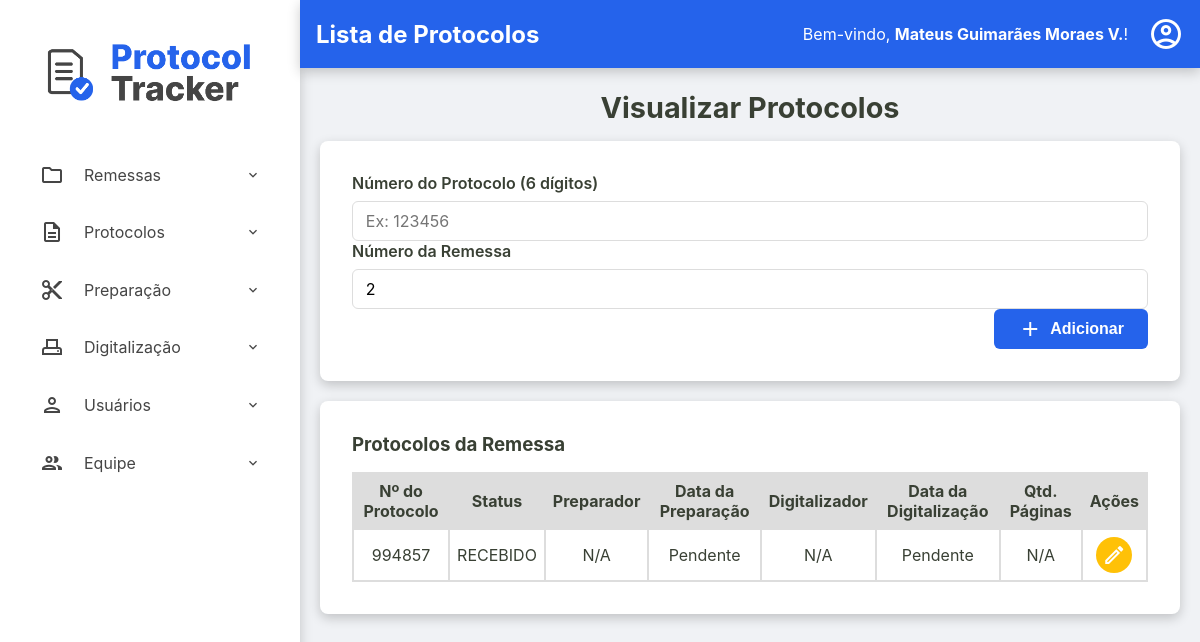
The page /admin/remessas/protocolos?id=401947e9-87bc-4d66-95da-1919781188cb (signed in) on the database as committed earlier.
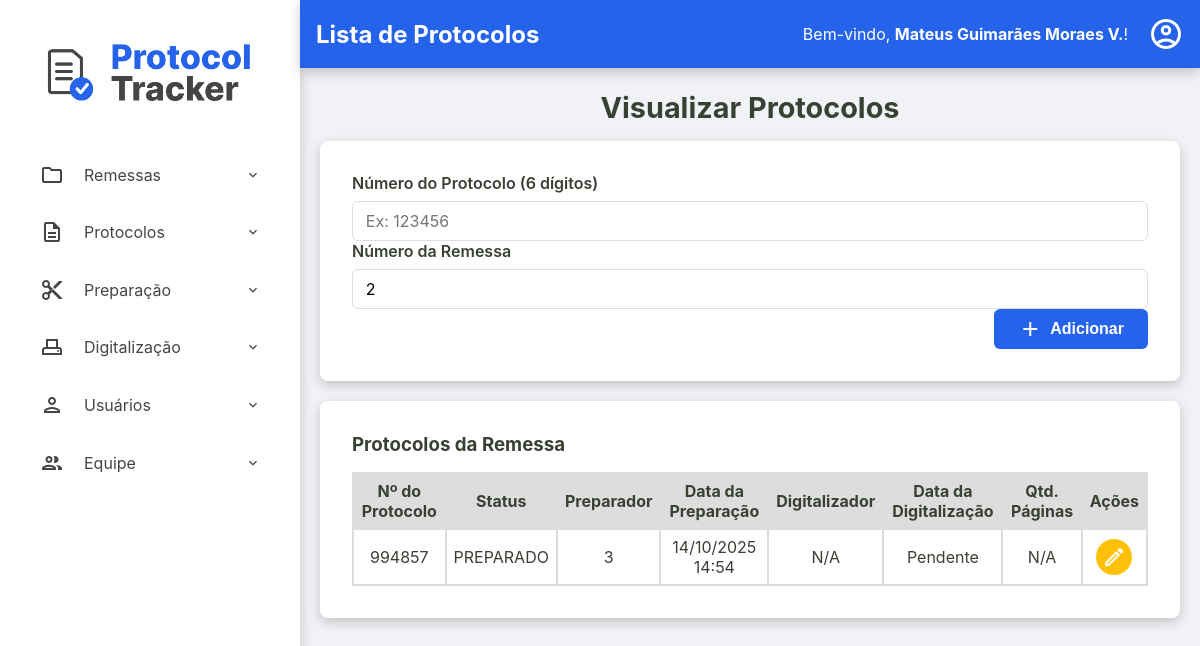
The same page on the database as committed later.
### tables this page shows
CREATE TABLE protocolos (
    id TEXT PRIMARY KEY,
    id_remessa TEXT NOT NULL,
    numero_protocolo TEXT NOT NULL UNIQUE,
    data_preparacao TEXT NULL,
    id_preparador INTEGER NULL,
    data_digitalizacao TEXT NULL,
    id_digitalizador INTEGER NULL,
    status TEXT NOT NULL DEFAULT 'RECEBIDO',
    quantidade_paginas INTEGER NULL CHECK (quantidade_paginas >= 0),
    observacoes TEXT NULL,
    FOREIGN KEY (id_remessa) REFERENCES remessas (id),
    FOREIGN KEY (id_preparador) REFERENCES usuarios (id),
    FOREIGN KEY (id_digitalizador) REFERENCES usuarios (id)
  );

### src/Controller/Admin/RemessaController.php (called while the page is built, shortened)
<?php
class RemessaController
{
    public function exibirProtocolos(?string $id_remessa_param, ?string $erro = null)
    {
        try {
            $id_remessa = $id_remessa_param;
            $listaProtocolos = $this->protocoloRepository->findByRemessa($id_remessa);
            require __DIR__ . '/../../../templates/admin/visualizar-protocolos.php';
        } catch (Exception $e) {
            $this->exibirRemessas($e->getMessage());
        }
    }
}

### src/Repository/ProtocoloRepository.php (called while the page is built, shortened)
<?php
class ProtocoloRepository implements ProtocoloRepositoryInterface
{
    private PDO $connection;
    public function __construct(PDO $connection)
    {
        $this->connection = $connection;
    }
    public function findByRemessa(string $id_remessa): array
    {
        $sqlQuery = "SELECT * FROM protocolos WHERE id_remessa = :id_remessa;";
        $stmt = $this->connection->prepare($sqlQuery);
        $stmt->bindValue(':id_remessa', $id_remessa);
        $stmt->execute();
        return $this->hidrataLista($stmt);
    }
    private function hidrataLista(PDOStatement $stmt): array
    {
        $listaDeProtocolos = [];
        while($dadosProtocolo = $stmt->fetch()){
            $listaDeProtocolos[] = Protocolo::fromArray($dadosProtocolo);
        }
        return $listaDeProtocolos;
    }
}

### src/Model/Protocolo.php (called while the page is built, shortened)
<?php
class Protocolo {
    public function getId(): ?string { return $this->id; }
    public function getNumeroProtocolo(): string { return $this->numero_protocolo; }
    public function getDataPreparacao(): ?DateTimeImmutable { return $this->data_preparacao; }
    public function getIdPreparador(): ?int { return $this->id_preparador; }
    public function getDataDigitalizacao(): ?DateTimeImmutable { return $this->data_digitalizacao; }
    public function getIdDigitalizador(): ?int { return $this->id_digitalizador; }
    public function getStatus(): string { return $this->status; }
    public function getQuantidadePaginas(): ?int { return $this->quantidade_paginas; }
    public static function fromArray(array $array): self
    {
        try {
            $data_preparacao = isset($array['data_preparacao']) ? new DateTimeImmutable($array['data_preparacao']) :  null;
            $data_digitalizacao = isset($array['data_digitalizacao']) ? new DateTimeImmutable($array['data_digitalizacao']) :  null;
        } catch (Exception $e) {
            throw new Exception("Falha ao criar data");
        }
        return new self(
            $array['id'],
            $array['id_remessa'],
            $array['numero_protocolo'],
            $data_preparacao,
            isset($array['id_preparador']) ? (int) $array['id_preparador'] : null,
            $data_digitalizacao,
            isset($array['id_digitalizador']) ? (int) $array['id_digitalizador'] : null,
            $array['status'],
            isset($array['quantidade_paginas']) ? (int) $array['quantidade_paginas'] : null,
            $array['observacoes'] ?? null,
        );
    }
}

### templates/admin/visualizar-protocolos.php (the view, shortened to what the changed rows need)
<?php require __DIR__ . '/../components/_header.php'; ?>
<h2>Visualizar Protocolos</h2>
<div class="container-principal-busca">
<section class="listagem-container">
    <table id="tabela-protocolos-remessa" class="protocolos-table datatable-js">
        <thead>
            <tr>
                <th>Nº do Protocolo</th>
                <th>Status</th>
                <th>Preparador</th>
                <th>Data da Preparação</th>
                <th>Digitalizador</th>
                <th>Data da Digitalização</th>
                <th>Qtd. Páginas</th>
                <th class="acoes-header">Ações</th>
            </tr>
        </thead>
        <tbody>
            <?php foreach ($listaProtocolos as $protocolo): ?>
                <tr>
                    <td><?= htmlspecialchars($protocolo->getNumeroProtocolo()) ?></td>
                    <td><?= htmlspecialchars($protocolo->getStatus()) ?></td>
                    <td>
                        <?php
                            echo htmlspecialchars($protocolo->getIdPreparador() ?? 'N/A');
                        ?>
                    </td>
                    <td><?= $protocolo->getDataPreparacao() ? $protocolo->getDataPreparacao()->format('d/m/Y H:i') : 'Pendente' ?></td>
                    <td>
                        <?php
                            echo htmlspecialchars($protocolo->getIdDigitalizador() ?? 'N/A');
                        ?>
                    </td>
                    <td><?= $protocolo->getDataDigitalizacao() ? $protocolo->getDataDigitalizacao()->format('d/m/Y H:i') : 'Pendente' ?></td>
                    <td><?= htmlspecialchars($protocolo->getQuantidadePaginas() ?? 'N/A') ?></td>
                    <td class="acoes-cell">
                        <a href="/admin/remessas/editar-protocolo?id=<?= htmlspecialchars($protocolo->getId()) ?>" class="btn-acao btn-editar" title="Editar Protocolo">
                            <span class="material-icons-outlined">edit</span>
                        </a>
                    </td>
                </tr>
            <?php endforeach; ?>
        </tbody>
    </table>
</section>
</div>
<?php require __DIR__ . '/../components/_footer.php'; ?>

Rows that differ between the two databases and show on the page:
changed protocolos: status "RECEBIDO" → "PREPARADO"; id_preparador "N/A" → "3"; format (not shown) → "14/10/2025 14:54"; no longer shows "Pendente"
